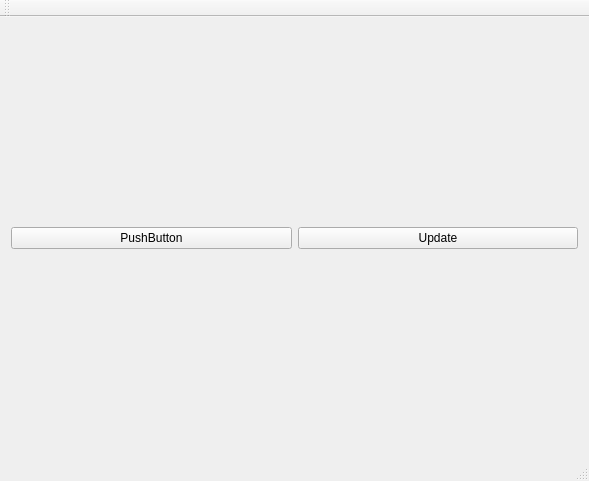
<?xml version="1.0" encoding="UTF-8"?>
<ui version="4.0">
 <class>MainWindow</class>
 <widget class="QMainWindow" name="MainWindow">
  <property name="geometry">
   <rect>
    <x>0</x>
    <y>0</y>
    <width>589</width>
    <height>481</height>
   </rect>
  </property>
  <property name="windowTitle">
   <string>MainWindow</string>
  </property>
  <widget class="QWidget" name="centralWidget">
   <layout class="QVBoxLayout" name="verticalLayout_2" stretch="1,0">
    <item>
     <layout class="QVBoxLayout" name="channelViewLayout"/>
    </item>
    <item>
     <layout class="QHBoxLayout" name="horizontalLayout">
      <item>
       <widget class="QPushButton" name="pushButton">
        <property name="text">
         <string>PushButton</string>
        </property>
       </widget>
      </item>
      <item>
       <widget class="QPushButton" name="updateChannelBtn">
        <property name="text">
         <string>Update</string>
        </property>
       </widget>
      </item>
     </layout>
    </item>
   </layout>
  </widget>
  <widget class="QMenuBar" name="menuBar">
   <property name="geometry">
    <rect>
     <x>0</x>
     <y>0</y>
     <width>589</width>
     <height>25</height>
    </rect>
   </property>
  </widget>
  <widget class="QToolBar" name="mainToolBar">
   <attribute name="toolBarArea">
    <enum>TopToolBarArea</enum>
   </attribute>
   <attribute name="toolBarBreak">
    <bool>false</bool>
   </attribute>
  </widget>
  <widget class="QStatusBar" name="statusBar"/>
 </widget>
 <layoutdefault spacing="6" margin="11"/>
 <resources/>
 <connections/>
</ui>
